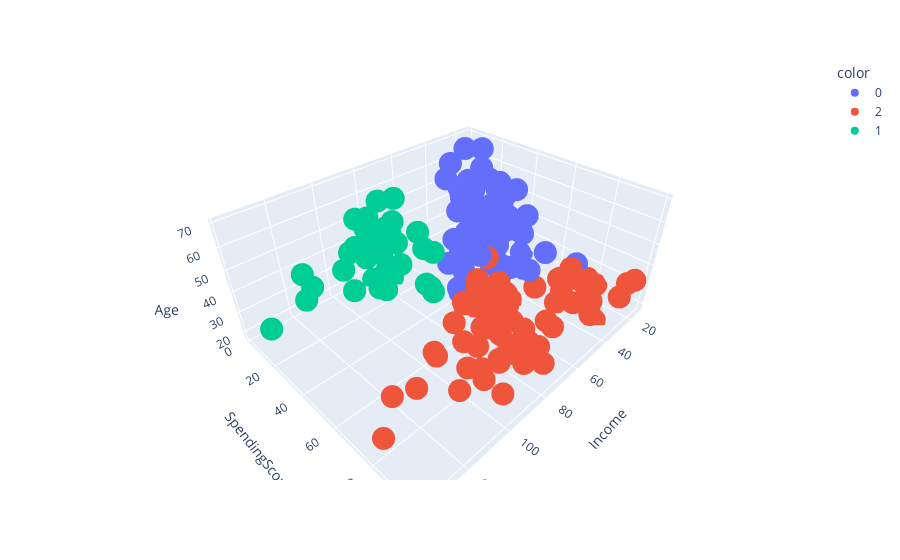
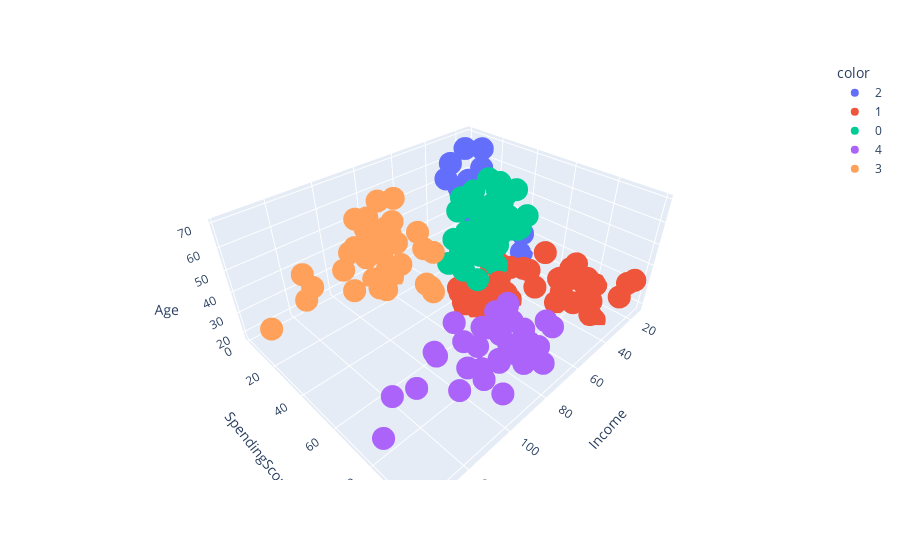

The cell these charts' notebook holds for them, in order:
### Markdown cell above
**Завдання 11** 

Зробити візуалізацію кластеризації методу К-середніх на вибраних Вами двох різних кількостях кластерів використовуючи [scatter_3d](https://plotly.com/python/3d-scatter-plots/).

### Code cell
fig_three = px.scatter_3d(data_frame=X, x='Income', y='SpendingScore', z='Age', color=three_clusters.astype(str))
fig_three.show()

fig_five = px.scatter_3d(data_frame=X, x='Income', y='SpendingScore', z='Age', color=five_clusters.astype(str))
fig_five.show()

### Figure 1 — Plotly figure (JSON) as saved in the notebook; plotly's stock layout.template omitted (floating-point values rounded to 4 significant figures)
{"data": [{"hovertemplate": "color=0<br>Income=%{x}<br>SpendingScore=%{y}<br>Age=%{z}<extra></extra>", "legendgroup": "0", "marker": {"color": "#636efa", "symbol": "circle"}, "mode": "markers", "name": "0", "scene": "scene", "showlegend": true, "type": "scatter3d", "x": [15, 16, 17, 18, 19, 19, 19, 20, 20, 21, 21, 23, 24, 25, 28, 28, 28, 29, 30, 33, 33, 34, 37, 38, 39, 39, 39, 40, 40, 40, 40, 42, 42, 43, 43, 43, 43, 44, 44, 46, 46, 46, 47, 47, 48, 48, 48, 48, 49, 49, 50, 50, 54, 54, 54, 54, 54, 54, 54, 54, 54, 57, 58, 59, 59, 60, 60, 60, 60, 61, 62, 62, 62, 62, 62, 63, 63, 63, 63, 63, 64, 65, 67, 67, 67], "y": [39, 6, 40, 6, 3, 72, 14, 15, 13, 35, 66, 29, 35, 5, 14, 32, 61, 31, 4, 4, 14, 17, 26, 35, 36, 61, 28, 55, 47, 42, 42, 52, 60, 54, 60, 45, 41, 50, 46, 51, 46, 56, 52, 59, 51, 50, 48, 47, 55, 42, 49, 56, 47, 53, 48, 42, 51, 55, 41, 44, 46, 58, 46, 55, 41, 49, 40, 42, 47, 42, 41, 48, 59, 56, 42, 50, 46, 43, 48, 52, 42, 43, 43, 57, 40], "z": [19, 20, 31, 35, 64, 30, 67, 58, 37, 35, 20, 52, 35, 46, 54, 45, 35, 40, 60, 53, 49, 42, 36, 65, 48, 31, 49, 50, 27, 29, 31, 49, 33, 31, 59, 50, 47, 51, 69, 27, 53, 70, 67, 54, 63, 43, 68, 32, 70, 47, 60, 60, 59, 45, 40, 49, 57, 38, 67, 46, 48, 55, 50, 68, 18, 48, 40, 32, 47, 48, 23, 49, 67, 49, 21, 66, 54, 68, 66, 65, 38, 63, 51, 50, 38]}, {"hovertemplate": "color=2<br>Income=%{x}<br>SpendingScore=%{y}<br>Age=%{z}<extra></extra>", "legendgroup": "2", "marker": {"color": "#EF553B", "symbol": "circle"}, "mode": "markers", "name": "2", "scene": "scene", "showlegend": true, "type": "scatter3d", "x": [15, 16, 17, 18, 19, 20, 20, 23, 24, 25, 28, 29, 30, 33, 33, 34, 37, 38, 39, 46, 48, 48, 54, 54, 54, 57, 58, 60, 60, 61, 62, 63, 64, 65, 65, 65, 67, 69, 69, 70, 71, 71, 71, 72, 73, 73, 74, 75, 76, 77, 77, 78, 78, 78, 78, 78, 78, 79, 81, 85, 86, 87, 87, 87, 88, 88, 93, 97, 98, 99, 101, 103, 103, 113, 120, 126, 137], "y": [81, 77, 76, 94, 99, 77, 79, 98, 73, 73, 82, 87, 73, 92, 81, 73, 75, 92, 65, 55, 59, 59, 54, 52, 57, 55, 60, 52, 50, 49, 55, 54, 46, 48, 50, 59, 56, 58, 91, 77, 95, 75, 75, 71, 88, 73, 72, 93, 87, 97, 74, 90, 88, 76, 89, 78, 73, 83, 93, 75, 95, 63, 75, 92, 86, 69, 90, 86, 88, 97, 68, 85, 69, 91, 79, 74, 83], "z": [21, 23, 22, 23, 35, 24, 22, 35, 25, 31, 29, 23, 21, 18, 21, 30, 20, 24, 24, 19, 18, 19, 26, 23, 21, 22, 34, 24, 27, 20, 26, 19, 19, 18, 19, 49, 27, 40, 39, 31, 40, 38, 39, 31, 29, 32, 35, 32, 32, 28, 32, 34, 39, 38, 27, 30, 30, 29, 31, 36, 33, 32, 28, 36, 30, 27, 35, 32, 29, 30, 28, 36, 32, 38, 35, 32, 30]}, {"hovertemplate": "color=1<br>Income=%{x}<br>SpendingScore=%{y}<br>Age=%{z}<extra></extra>", "legendgroup": "1", "marker": {"color": "#00cc96", "symbol": "circle"}, "mode": "markers", "name": "1", "scene": "scene", "showlegend": true, "type": "scatter3d", "x": [70, 71, 71, 71, 72, 73, 73, 74, 75, 76, 77, 77, 78, 78, 78, 78, 78, 78, 79, 81, 85, 86, 87, 87, 87, 88, 88, 93, 97, 98, 99, 101, 103, 103, 113, 120, 126, 137], "y": [29, 35, 11, 9, 34, 5, 7, 10, 5, 40, 12, 36, 22, 17, 20, 16, 1, 1, 35, 5, 26, 20, 27, 13, 10, 13, 15, 14, 32, 15, 39, 24, 17, 23, 8, 16, 28, 18], "z": [23, 43, 59, 47, 25, 20, 44, 19, 57, 28, 25, 48, 34, 43, 44, 47, 37, 34, 56, 19, 50, 42, 36, 40, 36, 52, 58, 59, 37, 46, 41, 54, 41, 34, 33, 47, 45, 32]}], "layout": {"legend": {"title": {"text": "color"}, "tracegroupgap": 0}, "margin": {"t": 60}, "scene": {"domain": {"x": [0, 1], "y": [0, 1]}, "xaxis": {"title": {"text": "Income"}}, "yaxis": {"title": {"text": "SpendingScore"}}, "zaxis": {"title": {"text": "Age"}}}}}

### Figure 2 — Plotly figure (JSON) as saved in the notebook; plotly's stock layout.template omitted (floating-point values rounded to 4 significant figures)
{"data": [{"hovertemplate": "color=2<br>Income=%{x}<br>SpendingScore=%{y}<br>Age=%{z}<extra></extra>", "legendgroup": "2", "marker": {"color": "#636efa", "symbol": "circle"}, "mode": "markers", "name": "2", "scene": "scene", "showlegend": true, "type": "scatter3d", "x": [15, 16, 17, 18, 19, 19, 20, 20, 21, 23, 24, 25, 28, 28, 29, 30, 33, 33, 34, 37, 39, 39], "y": [39, 6, 40, 6, 3, 14, 15, 13, 35, 29, 35, 5, 14, 32, 31, 4, 4, 14, 17, 26, 36, 28], "z": [19, 20, 31, 35, 64, 67, 58, 37, 35, 52, 35, 46, 54, 45, 40, 60, 53, 49, 42, 36, 48, 49]}, {"hovertemplate": "color=1<br>Income=%{x}<br>SpendingScore=%{y}<br>Age=%{z}<extra></extra>", "legendgroup": "1", "marker": {"color": "#EF553B", "symbol": "circle"}, "mode": "markers", "name": "1", "scene": "scene", "showlegend": true, "type": "scatter3d", "x": [15, 16, 17, 18, 19, 19, 20, 20, 21, 23, 24, 25, 28, 28, 29, 30, 33, 33, 34, 37, 38, 39, 39, 40, 40, 40, 42, 43, 46, 46, 48, 48, 48, 54, 54, 54, 57, 58, 59, 60, 60, 61, 62, 62, 62, 63, 64, 65, 65, 67], "y": [81, 77, 76, 94, 72, 99, 77, 79, 66, 98, 73, 73, 82, 61, 87, 73, 92, 81, 73, 75, 92, 61, 65, 47, 42, 42, 60, 54, 51, 55, 59, 59, 47, 54, 52, 57, 55, 60, 41, 52, 50, 49, 41, 55, 42, 54, 46, 48, 50, 56], "z": [21, 23, 22, 23, 30, 35, 24, 22, 20, 35, 25, 31, 29, 35, 23, 21, 18, 21, 30, 20, 24, 31, 24, 27, 29, 31, 33, 31, 27, 19, 18, 19, 32, 26, 23, 21, 22, 34, 18, 24, 27, 20, 23, 26, 21, 19, 19, 18, 19, 27]}, {"hovertemplate": "color=0<br>Income=%{x}<br>SpendingScore=%{y}<br>Age=%{z}<extra></extra>", "legendgroup": "0", "marker": {"color": "#00cc96", "symbol": "circle"}, "mode": "markers", "name": "0", "scene": "scene", "showlegend": true, "type": "scatter3d", "x": [38, 40, 42, 43, 43, 43, 44, 44, 46, 46, 47, 47, 48, 48, 48, 49, 49, 50, 50, 54, 54, 54, 54, 54, 54, 54, 54, 54, 57, 58, 59, 60, 60, 60, 60, 61, 62, 62, 62, 63, 63, 63, 63, 63, 64, 65, 65, 67, 67, 67, 69], "y": [35, 55, 52, 60, 45, 41, 50, 46, 46, 56, 52, 59, 51, 50, 48, 55, 42, 49, 56, 47, 53, 48, 42, 51, 55, 41, 44, 46, 58, 46, 55, 49, 40, 42, 47, 42, 48, 59, 56, 50, 46, 43, 48, 52, 42, 43, 59, 43, 57, 40, 58], "z": [65, 50, 49, 59, 50, 47, 51, 69, 53, 70, 67, 54, 63, 43, 68, 70, 47, 60, 60, 59, 45, 40, 49, 57, 38, 67, 46, 48, 55, 50, 68, 48, 40, 32, 47, 48, 49, 67, 49, 66, 54, 68, 66, 65, 38, 63, 49, 51, 50, 38, 40]}, {"hovertemplate": "color=4<br>Income=%{x}<br>SpendingScore=%{y}<br>Age=%{z}<extra></extra>", "legendgroup": "4", "marker": {"color": "#ab63fa", "symbol": "circle"}, "mode": "markers", "name": "4", "scene": "scene", "showlegend": true, "type": "scatter3d", "x": [69, 70, 71, 71, 71, 72, 73, 73, 74, 75, 76, 77, 77, 78, 78, 78, 78, 78, 78, 79, 81, 85, 86, 87, 87, 87, 88, 88, 93, 97, 98, 99, 101, 103, 103, 113, 120, 126, 137], "y": [91, 77, 95, 75, 75, 71, 88, 73, 72, 93, 87, 97, 74, 90, 88, 76, 89, 78, 73, 83, 93, 75, 95, 63, 75, 92, 86, 69, 90, 86, 88, 97, 68, 85, 69, 91, 79, 74, 83], "z": [39, 31, 40, 38, 39, 31, 29, 32, 35, 32, 32, 28, 32, 34, 39, 38, 27, 30, 30, 29, 31, 36, 33, 32, 28, 36, 30, 27, 35, 32, 29, 30, 28, 36, 32, 38, 35, 32, 30]}, {"hovertemplate": "color=3<br>Income=%{x}<br>SpendingScore=%{y}<br>Age=%{z}<extra></extra>", "legendgroup": "3", "marker": {"color": "#FFA15A", "symbol": "circle"}, "mode": "markers", "name": "3", "scene": "scene", "showlegend": true, "type": "scatter3d", "x": [70, 71, 71, 71, 72, 73, 73, 74, 75, 76, 77, 77, 78, 78, 78, 78, 78, 78, 79, 81, 85, 86, 87, 87, 87, 88, 88, 93, 97, 98, 99, 101, 103, 103, 113, 120, 126, 137], "y": [29, 35, 11, 9, 34, 5, 7, 10, 5, 40, 12, 36, 22, 17, 20, 16, 1, 1, 35, 5, 26, 20, 27, 13, 10, 13, 15, 14, 32, 15, 39, 24, 17, 23, 8, 16, 28, 18], "z": [23, 43, 59, 47, 25, 20, 44, 19, 57, 28, 25, 48, 34, 43, 44, 47, 37, 34, 56, 19, 50, 42, 36, 40, 36, 52, 58, 59, 37, 46, 41, 54, 41, 34, 33, 47, 45, 32]}], "layout": {"legend": {"title": {"text": "color"}, "tracegroupgap": 0}, "margin": {"t": 60}, "scene": {"domain": {"x": [0, 1], "y": [0, 1]}, "xaxis": {"title": {"text": "Income"}}, "yaxis": {"title": {"text": "SpendingScore"}}, "zaxis": {"title": {"text": "Age"}}}}}
